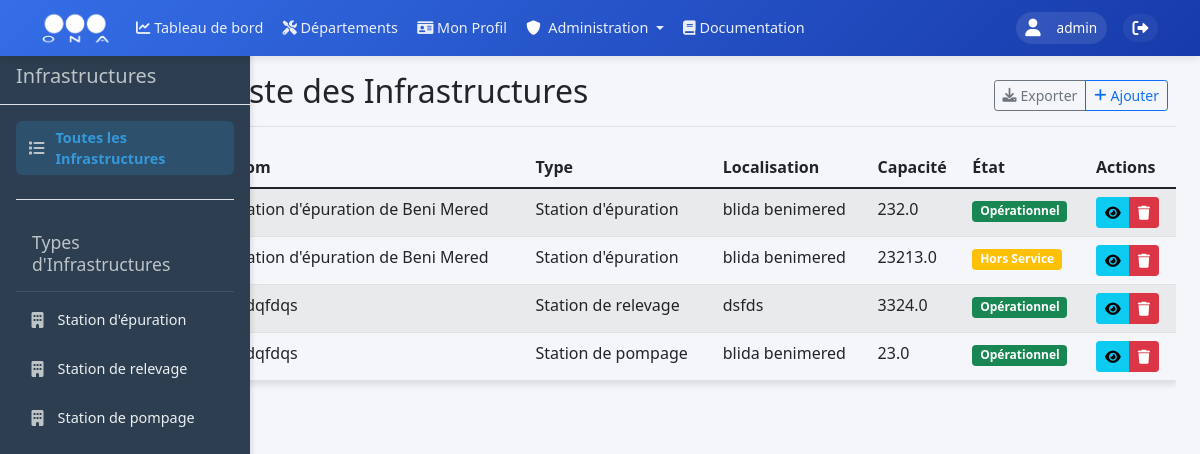
The page /departement/exploitation/infrastructures/infrastructures (signed in) on the database as committed earlier.
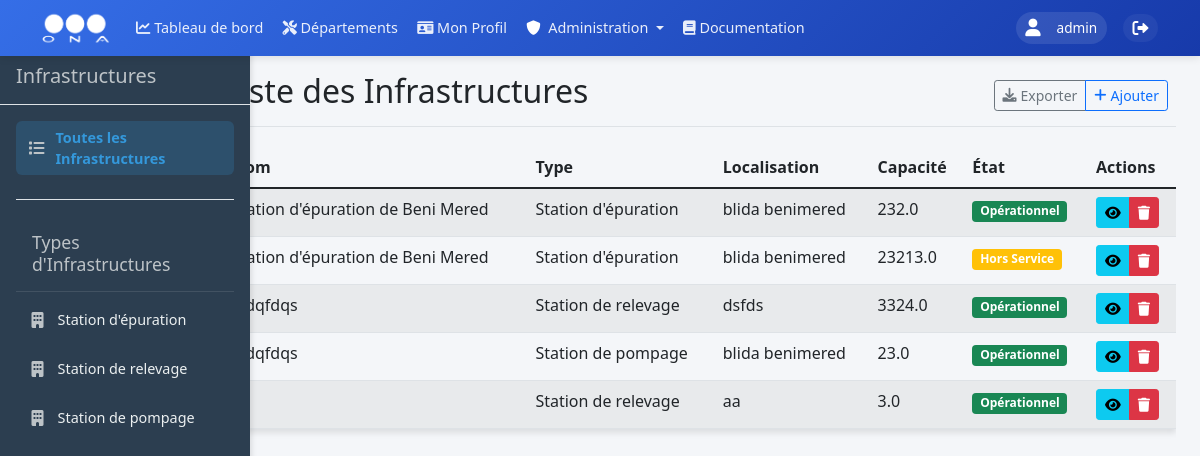
The same page on the database as committed later.
### models.py (models this page shows, shortened)
class User(UserMixin, db.Model):
    __tablename__ = 'users'
    id = db.Column(db.Integer, primary_key=True)
    username = db.Column(db.String(80), unique=True, nullable=False, index=True)
    nickname = db.Column(db.String(80), index=True)
    email = db.Column(db.String(120), unique=True, nullable=True, index=True)
    password_hash = db.Column(db.String(128))
    role = db.Column(db.String(20), nullable=False, default=UserRole.UTILISATEUR, index=True)
    is_active = db.Column(db.Boolean, default=True, index=True)
    last_login = db.Column(db.DateTime, index=True)
    unit_id = db.Column(db.Integer, db.ForeignKey('units.id', ondelete='SET NULL'), nullable=True, index=True)
    zone_id = db.Column(db.Integer, db.ForeignKey('zones.id', ondelete='SET NULL'), nullable=True, index=True)
    created_at = db.Column(db.DateTime, default=datetime.utcnow, index=True)
    updated_at = db.Column(db.DateTime, default=datetime.utcnow, onupdate=datetime.utcnow, index=True)
    profile = db.relationship('UserProfile', backref='user', uselist=False, lazy=True, cascade='all, delete-orphan')
    incidents = db.relationship('Incident', backref='author', lazy=True)

class Infrastructure(db.Model):
    __tablename__ = 'infrastructures'
    id = db.Column(db.Integer, primary_key=True)
    nom = db.Column(db.String(200), nullable=False, index=True)
    type = db.Column(db.String(100), nullable=False, index=True)
    localisation = db.Column(db.String(200), nullable=False)
    capacite = db.Column(db.Float, nullable=False)
    etat = db.Column(db.String(50), nullable=False, default='Opérationnel', index=True)
    epuration_type = db.Column(db.String(100), nullable=True, index=True)
    infrastructure_files = db.relationship('InfrastructureFile', back_populates='infrastructure', lazy='dynamic', cascade='all, delete-orphan')
    created_at = db.Column(db.DateTime, default=datetime.utcnow, index=True)
    updated_at = db.Column(db.DateTime, default=datetime.utcnow, onupdate=datetime.utcnow, index=True)

### routes/infrastructures.py (the view)
@infrastructures_bp.route('/infrastructures')
@login_required
@permission_required(Permission.VIEW_INFRASTRUCTURES)
def liste_infrastructures():
    infrastructures = Infrastructure.query.all()
    infrastructure_types = [
        "Station d'épuration",
        "Station de relevage",
        "Station de pompage"
    ]
    return render_template(
        'departement/exploitation/infrastructures/liste_infrastructures.html',
        infrastructures=infrastructures,
        infrastructure_types=infrastructure_types
    )

### app.py (called while the page is built)
@login_manager.user_loader
def load_user(user_id):
    return db.session.get(User, int(user_id))

### utils/permissions.py (called while the page is built)
def permission_required(permission):
    def decorator(f):
        @wraps(f)
        @login_required
        def decorated_function(*args, **kwargs):
            if not PermissionManager.has_permission(current_user.role, permission):
                flash('Vous n\'avez pas la permission d\'effectuer cette action.', 'danger')
                return redirect('main_dashboard.dashboard')  # Redirect to dashboard
            return f(*args, **kwargs)
        return decorated_function
    return decorator

    @classmethod
    def get_role_permissions(cls, role: str) -> Set[str]:
        return cls._ROLE_PERMISSIONS.get(role, set())

    @classmethod
    def has_permission(cls, role: str, permission: str) -> bool:
        return permission in cls.get_role_permissions(role)

### templates/departement/exploitation/infrastructures/liste_infrastructures.html (shortened to what this page needs)
{% extends "base/base.html" %}
{% block content %}
<div class="container-fluid">
    <div class="row">
        <nav id="sidebar" class="col-md-3 col-lg-2 d-md-block bg-light sidebar">
            <div class="position-sticky">
                <div class="sidebar-heading p-3 border-bottom">
                    <h5 class="mb-0">Infrastructures</h5>
                </div>
                <ul class="nav flex-column">
                    <li class="nav-item">
                        <a class="nav-link active" href="#" data-filter="all">
                            <i class="fas fa-list me-2"></i>Toutes les Infrastructures
                        </a>
                    </li>
                    <li class="nav-item border-top mt-2 pt-2">
                        <h6 class="sidebar-heading px-3 mt-2 mb-1 text-muted">
                            <span>Types d'Infrastructures</span>
                        </h6>
                    </li>
                    {% for type in infrastructure_types %}
                    <li class="nav-item">
                        <a class="nav-link" href="#" data-filter="{{ type }}">
                            <i class="fas fa-building me-2"></i>{{ type }}
                        </a>
                    </li>
                    {% endfor %}
                </ul>
            </div>
        </nav>
        <main class="col-md-9 ms-sm-auto col-lg-10 px-md-4">
            <div class="d-flex justify-content-between flex-wrap flex-md-nowrap align-items-center pt-3 pb-2 mb-3 border-bottom">
                <h1 class="h2">Liste des Infrastructures</h1>
                <div class="btn-toolbar mb-2 mb-md-0">
                    <div class="btn-group me-2">
                        <button type="button" class="btn btn-sm btn-outline-secondary">
                            <i class="fas fa-download me-1"></i>Exporter
                        </button>
                        <button type="button" class="btn btn-sm btn-outline-primary" data-bs-toggle="modal" data-bs-target="#addInfrastructureModal">
                            <i class="fas fa-plus me-1"></i>Ajouter
                        </button>
                    </div>
                </div>
            </div>
            <div class="table-responsive">
                {% if infrastructures %}
                <table class="table table-striped table-hover" id="infrastructuresTable">
                    <thead>
                        <tr>
                            <th>Nom</th>
                            <th>Type</th>
                            <th>Localisation</th>
                            <th>Capacité</th>
                            <th>État</th>
                            <th>Actions</th>
                        </tr>
                    </thead>
                    <tbody>
                        {% for infrastructure in infrastructures %}
                        <tr data-type="{{ infrastructure.type }}">
                            <td>{{ infrastructure.nom }}</td>
                            <td>{{ infrastructure.type }}</td>
                            <td>{{ infrastructure.localisation }}</td>
                            <td>{{ infrastructure.capacite }}</td>
                            <td>
                                <span class="badge {% if infrastructure.etat == 'Opérationnel' %}bg-success{% else %}bg-warning{% endif %}">
                                    {{ infrastructure.etat }}
                                </span>
                            </td>
                            <td>
                                <div class="btn-group btn-group-sm" role="group">
                                    <button type="button" class="btn btn-info view-infrastructure" title="Détails" data-infrastructure-id="{{ infrastructure.id }}">
                                        <i class="fas fa-eye"></i>
                                    </button>
                                    <button type="button" class="btn btn-danger" title="Supprimer">
                                        <i class="fas fa-trash"></i>
                                    </button>
                                </div>
                            </td>
                        </tr>
                        {% endfor %}
                    </tbody>
                </table>
                {% endif %}
            </div>
        </main>
    </div>
</div>
{% endblock %}

### templates/base/base.html (shortened to what this page needs)
<!DOCTYPE html>
<html lang="fr" dir="ltr">
<head>
    <link href="https://cdn.jsdelivr.net/npm/bootstrap@5.1.3/dist/css/bootstrap.min.css" rel="stylesheet">
    <link href="https://cdnjs.cloudflare.com/ajax/libs/font-awesome/6.0.0/css/all.min.css" rel="stylesheet">
    <link rel="stylesheet" href="https://unpkg.com/leaflet@1.9.4/dist/leaflet.css" />
    <link rel="stylesheet" href="https://cdn.datatables.net/1.11.5/css/dataTables.bootstrap5.min.css">
</head>
<body>
    <nav class="navbar navbar-expand-lg sticky-top">
        <div class="container">
            <a class="navbar-brand" href="{{ url_for('main_dashboard.dashboard') }}">
                <img src="{{ url_for('static', filename='images/ona_logo.png') }}" alt="ONA">
            </a>
            <div class="collapse navbar-collapse" id="navbarNav">
                <ul class="navbar-nav me-auto mb-2 mb-lg-0">
                    <li class="nav-item">
                        <a class="nav-link" href="{{ url_for('main_dashboard.dashboard') }}">
                            <i class="fas fa-chart-line"></i>
                            <span>Tableau de bord</span>
                        </a>
                    </li>
                    <li class="nav-item">
                        <a class="nav-link" href="{{ url_for('departements') }}">
                            <i class="fas fa-tools"></i>
                            <span>Départements</span>
                        </a>
                    </li>
                    {% if current_user.is_authenticated %}
                    <li class="nav-item">
                        <a class="nav-link" href="{{ url_for('profiles.view_profile') }}">
                            <i class="fas fa-id-card"></i>
                            <span>Mon Profil</span>
                        </a>
                    </li>
                    {% if current_user.role == 'Admin' %}
                    <li class="nav-item dropdown">
                        <a class="nav-link dropdown-toggle" href="#" id="adminDropdown" role="button" data-bs-toggle="dropdown">
                            <i class="fas fa-shield-alt text-white me-1"></i> Administration
                        </a>
                    </li>
                    {% endif %}
                    {% endif %}
                    <li class="nav-item">
                        <a class="nav-link {% if active_page == 'documentation' %}active{% endif %}" href="{{ url_for('documentation.view_documentation') }}">
                            <i class="fas fa-book"></i> Documentation
                        </a>
                    </li>
                </ul>
                <div class="user-section">
                    <div class="d-flex align-items-center">
                        {% if current_user.is_authenticated %}
                            <div class="user-info">
                                <i class="fas fa-user me-2"></i>
                                <span>
                                    {% if current_user.nickname %}
                                        {{ current_user.nickname }}
                                    {% else %}
                                        {{ current_user.username }}
                                    {% endif %}
                                </span>
                            </div>
                            <a href="{{ url_for('auth.logout') }}"
                               class="logout-btn text-white text-decoration-none ms-2"
                               title="Déconnexion"
                               onclick="event.preventDefault(); openUniversalModal({
                                   title: 'Déconnexion',
                                   body: 'Êtes-vous sûr de vouloir vous déconnecter de Spark ?',
                                   confirmText: 'Se déconnecter',
                                   cancelText: 'Annuler',
                                   onConfirm: () => {
                                       window.location.href = '{{ url_for('auth.logout') }}';
                                   }
                               });">
                                <i class="fas fa-sign-out-alt"></i>
                            </a>
                        {% else %}
                            <a href="{{ url_for('auth.login') }}" class="btn btn-light">Connexion</a>
                        {% endif %}
                    </div>
                </div>
            </div>
        </div>
    </nav>
    {% block content %}{% endblock %}
</body>
</html>

### templates/base/base.html (style rules this page uses)
:root { --ona-primary: #356ee7; --ona-secondary: #173aaa; --ona-dark: #2b2d42; --ona-light: #f8f9fa; --transition: all 0.3s ease-in-out; }
.navbar { background: linear-gradient(135deg, var(--ona-primary) 0%, var(--ona-secondary) 100%); box-shadow: 0 2px 8px rgba(0, 0, 0, 0.1); padding: 0.75rem 0; position: sticky; top: 0; z-index: 1000; height: 56px; }
.navbar-brand { display: flex; align-items: center; padding: 0; margin-right: 2rem; }
.navbar-brand img { height: 40px; width: auto; transition: var(--transition); filter: brightness(0) invert(1); }
.nav-link { color: rgba(255, 255, 255, 0.9) !important; padding: 0.5rem 1rem !important; border-radius: 50px; transition: var(--transition); font-weight: 500; }
.nav-link.active { color: white !important; background: rgba(255, 255, 255, 0.2); }
.user-info { color: white; display: flex; align-items: center; gap: 0.5rem; padding: 0.5rem 1rem; border-radius: 50px; background: rgba(255, 255, 255, 0.1); margin-right: 1rem; }
.user-info i { font-size: 1.1rem; }
.logout-btn { color: rgba(255, 255, 255, 0.9); padding: 0.5rem 1rem; border-radius: 50px; text-decoration: none; transition: var(--transition); display: flex; align-items: center; gap: 0.5rem; background: rgba(255, 255, 255, 0.05); }
@media (max-width: 1366px) { .navbar { padding: 0.5rem 0; } }
@media (max-width: 1366px) { .navbar-brand img { height: 35px; } }
@media (max-width: 1366px) { .nav-link { padding: 0.4rem 0.8rem !important; font-size: 0.95rem; } }
@media (max-width: 1366px) { .user-info { padding: 0.4rem 0.8rem; font-size: 0.9rem; } }
@media (max-width: 1366px) { .logout-btn { padding: 0.4rem 0.8rem; } }
@media (max-width: 1200px) { .navbar-brand { margin-right: 1rem; } }
@media (max-width: 1200px) { .nav-link { padding: 0.35rem 0.6rem !important; font-size: 0.9rem; } }
@media (max-width: 1200px) { .user-info { padding: 0.35rem 0.6rem; font-size: 0.85rem; margin-right: 0.5rem; } }
@media (max-width: 1200px) { .logout-btn { padding: 0.35rem 0.6rem; } }

### templates/departement/exploitation/infrastructures/liste_infrastructures.html (style rules this page uses)
body { background-color: #f4f6f9; }
.sidebar { position: fixed; top: 0; bottom: 0; left: 0; z-index: 100; padding: 48px 0 0; background-color: #2c3e50 !important; color: #ecf0f1; box-shadow: 2px 0 5px rgba(0,0,0,0.1); width: 250px; }
.sidebar-heading { color: #bdc3c7 !important; border-bottom: 1px solid rgba(255,255,255,0.1); padding: 1rem 1.25rem; margin-bottom: 1rem; font-size: 1.1rem; }
.sidebar .nav { padding: 0 1rem; }
.sidebar .nav-link { color: #ecf0f1 !important; font-weight: 500; padding: 0.75rem 1rem; transition: all 0.3s ease; border-radius: 6px; display: flex; align-items: center; margin-bottom: 0.5rem; }
.sidebar .nav-link.active { background-color: rgba(52, 152, 219, 0.2); color: #3498db !important; font-weight: 600; }
.sidebar .nav-item { margin-bottom: 0.5rem; }
.sidebar .nav-item i { margin-right: 0.75rem; color: #bdc3c7; font-size: 1rem; width: 1.5rem; text-align: center; }
.sidebar .nav-item:last-child { margin-bottom: 1rem; }
.table-responsive { margin-top: 20px; }
#infrastructuresTable { box-shadow: 0 4px 6px rgba(0,0,0,0.1); }
.btn-toolbar .btn { display: inline-flex; align-items: center; }

Rows that differ between the two databases and show on the page:
added Infrastructure: type "Station de relevage", localisation "aa", capacite "3.0", etat "Opérationnel"
